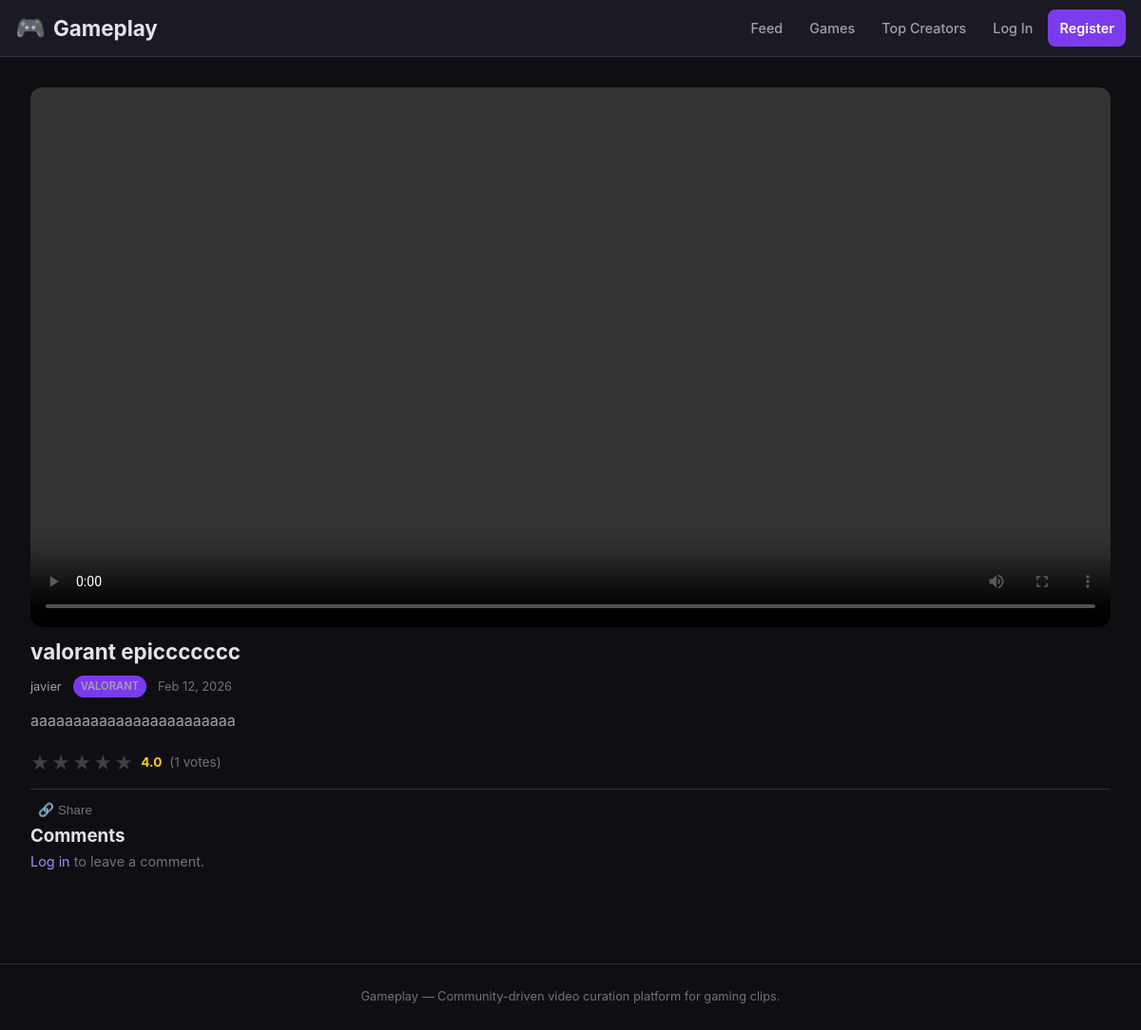
/clip/1, run on the app's committed database.
### clips/models.py (models this page shows, shortened)
class Clip(models.Model):
    title = models.CharField(max_length=120)
    video_file = CloudinaryField(resource_type='video', folder='gameplay_clips')
    author = models.ForeignKey(
        User, on_delete=models.CASCADE, related_name='clips'
    )
    game = models.ForeignKey(
        Game, on_delete=models.CASCADE, related_name='clips'
    )
    description = models.TextField(max_length=500, blank=True, default="")
    created_at = models.DateTimeField(auto_now_add=True)
    class Meta:
        ordering = ['-created_at']
    @property
    def avg_rating(self):
        result = self.ratings.aggregate(avg=Avg('value'))
        return round(result['avg'], 1) if result['avg'] else 0
    @property
    def rating_count(self):
        return self.ratings.count()

class User(AbstractUser):
    bio = models.TextField(max_length=300, blank=True, default="")
    avatar_url = models.URLField(blank=True, default="")
    favorite_clips = models.ManyToManyField(
        'Clip', blank=True, related_name='favorited_by'
    )
    bookmarked_creators = models.ManyToManyField(
        'self', blank=True, symmetrical=False, related_name='bookmarked_by'
    )

class Game(models.Model):
    name = models.CharField(max_length=100, unique=True)
    slug = models.SlugField(max_length=100, unique=True, blank=True)
    cover_url = models.URLField(blank=True, default="")
    description = models.TextField(max_length=500, blank=True, default="")
    created_at = models.DateTimeField(auto_now_add=True)
    class Meta:
        ordering = ['name']

### clips/views.py (the view)
# urls.py: path("clip/<int:clip_id>", views.clip_page, name="clip_page"),
def clip_page(request, clip_id):
    clip = get_object_or_404(Clip, id=clip_id)
    games = Game.objects.all()
    return render(request, "clips/clip.html", {
        "clip": clip,
        "games": games,
    })

### clips/templates/clips/clip.html (shortened to what this page needs)
{% extends "clips/layout.html" %}
{% load static %}
{% block content %}
<div class="clip-detail">
    <div class="clip-thumbnail">
        <video
            width="100%"
            height="450"
            controls
            autoplay
            style="background: #000; border-radius: var(--radius-lg);">
            <source src="{{ clip.video_file.url }}" type="video/mp4">
        </video>
    </div>
    <div class="clip-detail-info">
        <h1 style="font-size:1.4rem; margin-bottom:0.5rem;">{{ clip.title }}</h1>
        <div class="clip-meta" style="margin-bottom:0.75rem;">
            <a href="{% url 'profile' clip.author.username %}">{{ clip.author.username }}</a>
            <a href="{% url 'game' clip.game.slug %}" class="clip-game-tag">{{ clip.game.name }}</a>
            <span>{{ clip.created_at|date:"M d, Y" }}</span>
        </div>
        {% if clip.description %}
        <p style="color:var(--text-secondary); margin-bottom:1rem;">{{ clip.description }}</p>
        {% endif %}
        <div class="rating-info" style="margin-bottom:0.75rem;">
            <div class="stars" id="clipStars" data-clip-id="{{ clip.id }}" data-user-rating="0">
                {% for i in "12345" %}
                <span class="star" data-value="{{ forloop.counter }}">&#9733;</span>
                {% endfor %}
            </div>
            <span class="rating-avg" id="clipAvg">{{ clip.avg_rating }}</span>
            <span class="rating-count" id="clipCount">({{ clip.rating_count }} votes)</span>
        </div>
        <div class="clip-actions">
            <button class="btn-action" onclick="navigator.clipboard.writeText(window.location.href)">
                &#128279; Share
            </button>
        </div>
    </div>
    <div class="comments-section">
        <h3 id="commentsTitle">Comments</h3>
        {% if user.is_authenticated %}
        <div class="comment-form">
            <input type="text" id="commentInput" class="form-control" placeholder="Write a comment..." maxlength="500">
            <button id="commentBtn" class="btn btn-primary btn-sm">Post</button>
        </div>
        {% else %}
        <p style="color:var(--text-muted); margin-bottom:1rem; font-size:0.9rem;">
            <a href="{% url 'login' %}">Log in</a> to leave a comment.
        </p>
        {% endif %}
    </div>
</div>
{% endblock %}

### clips/static/clips/css/styles.css (style rules this page uses)
:root { --bg-primary: #0f0f13; --bg-secondary: #1a1a24; --bg-card: #22222e; --bg-hover: #2a2a3a; --accent: #7c3aed; --accent-light: #a78bfa; --accent-glow: rgba(124, 58, 237, 0.3); --text-primary: #e4e4e7; --text-secondary: #a1a1aa; --text-muted: #71717a; --star-color: #facc15; --star-empty: #3f3f46; --success: #22c55e; --danger: #ef4444; --border: #2e2e3e; --radius: 8px; --radius-lg: 12px; --shadow: 0 4px 20px rgba(0, 0, 0, 0.4); --transition: all 0.2s ease; }
*, *::before, *::after { margin: 0; padding: 0; box-sizing: border-box; }
body { font-family: -apple-system, BlinkMacSystemFont, 'Segoe UI', Roboto, sans-serif; background: var(--bg-primary); color: var(--text-primary); line-height: 1.6; min-height: 100vh; }
a { color: var(--accent-light); text-decoration: none; transition: var(--transition); }
.rating-avg { color: var(--star-color); font-weight: 700; }
.clip-thumbnail { flex: 1; position: relative; }
.clip-thumbnail video { width: 100%; height: 100%; object-fit: contain; background: #000; cursor: pointer; }
.clip-meta { display: flex; align-items: center; gap: 0.75rem; font-size: 0.8rem; color: var(--text-muted); margin-bottom: 0.5rem; flex-wrap: wrap; }
.clip-meta a { color: var(--text-secondary); }
.clip-game-tag { background: var(--accent); color: white; padding: 0.15rem 0.5rem; border-radius: 20px; font-size: 0.7rem; font-weight: 600; text-transform: uppercase; }
.stars { display: inline-flex; gap: 2px; cursor: pointer; }
.star { font-size: 1.2rem; color: var(--star-empty); cursor: pointer; transition: var(--transition); }
.rating-info { display: flex; align-items: center; gap: 0.5rem; font-size: 0.85rem; }
.rating-count { color: var(--text-muted); }
.clip-actions { display: flex; align-items: center; gap: 0.75rem; padding-top: 0.5rem; border-top: 1px solid var(--border); margin-top: 0.5rem; }
.btn-action { background: none; border: none; color: var(--text-muted); cursor: pointer; font-size: 0.85rem; display: flex; align-items: center; gap: 0.3rem; padding: 0.3rem 0.5rem; border-radius: var(--radius); transition: var(--transition); }
.clip-game-tag { cursor: pointer !important; display: inline-block !important; transition: var(--transition) !important; }

### data on the page
Clip: title "valorant epiccccccc", author.username "javier", game.name "VALORANT", created_at "Feb 12, 2026", description "aaaaaaaaaaaaaaaaaaaaaaaa", avg_rating "4.0", rating_count "1"
